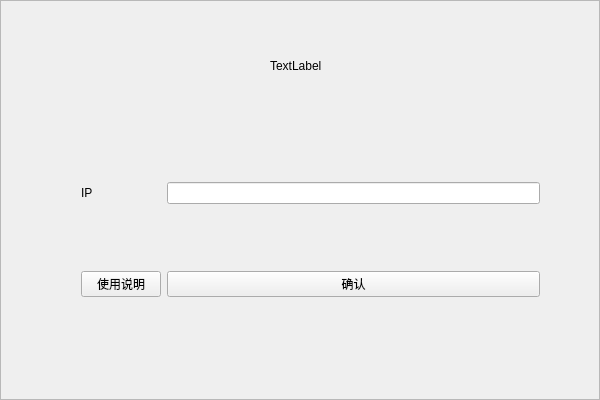
<?xml version="1.0" encoding="UTF-8"?>
<ui version="4.0">
 <class>homeClass</class>
 <widget class="QWidget" name="homeClass">
  <property name="geometry">
   <rect>
    <x>0</x>
    <y>0</y>
    <width>600</width>
    <height>400</height>
   </rect>
  </property>
  <property name="windowTitle">
   <string>home</string>
  </property>
  <layout class="QHBoxLayout" name="horizontalLayout">
   <property name="spacing">
    <number>0</number>
   </property>
   <property name="leftMargin">
    <number>0</number>
   </property>
   <property name="topMargin">
    <number>0</number>
   </property>
   <property name="rightMargin">
    <number>0</number>
   </property>
   <property name="bottomMargin">
    <number>0</number>
   </property>
   <item>
    <widget class="QFrame" name="frame">
     <property name="frameShape">
      <enum>QFrame::StyledPanel</enum>
     </property>
     <property name="frameShadow">
      <enum>QFrame::Raised</enum>
     </property>
     <widget class="QLabel" name="titleLabel">
      <property name="geometry">
       <rect>
        <x>270</x>
        <y>60</y>
        <width>54</width>
        <height>12</height>
       </rect>
      </property>
      <property name="text">
       <string>TextLabel</string>
      </property>
     </widget>
     <widget class="QWidget" name="">
      <property name="geometry">
       <rect>
        <x>70</x>
        <y>110</y>
        <width>481</width>
        <height>261</height>
       </rect>
      </property>
      <layout class="QGridLayout" name="gridLayout">
       <item row="0" column="0">
        <widget class="QLabel" name="label_2">
         <property name="text">
          <string>IP</string>
         </property>
        </widget>
       </item>
       <item row="0" column="1">
        <widget class="QLineEdit" name="lineEdit"/>
       </item>
       <item row="1" column="0">
        <widget class="QPushButton" name="btnInfo">
         <property name="text">
          <string>使用说明</string>
         </property>
        </widget>
       </item>
       <item row="1" column="1">
        <widget class="QPushButton" name="btnConfirm">
         <property name="text">
          <string>确认</string>
         </property>
        </widget>
       </item>
      </layout>
     </widget>
    </widget>
   </item>
  </layout>
 </widget>
 <layoutdefault spacing="6" margin="11"/>
 <resources/>
 <connections/>
</ui>
